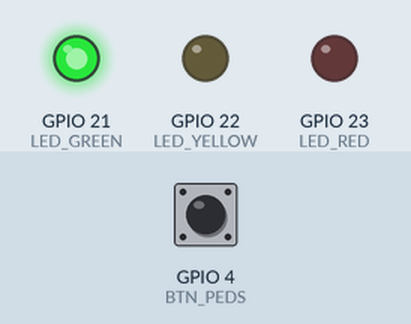
The sketch below on a simulated ESP32. Shown: output pins drawn as LEDs (lit = HIGH). The test bench sets the inputs (shaded band); at power-on: GPIO 4 (BTN_PEDS) LOW.

Above: at 1.2 s.
1.3 s: GPIO 4 (BTN_PEDS) pulled HIGH for 0.15 s
At 2.2 s:
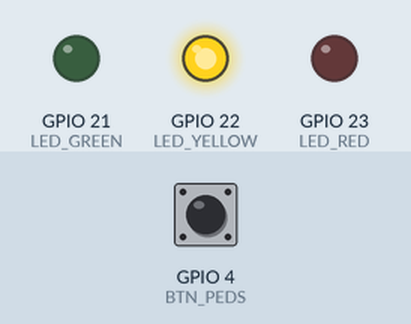
At 4.9 s:
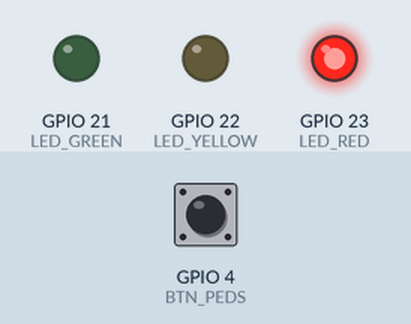
Timing chart, 0 to 10.4 s (numbered marks = the images above; inputs shaded):
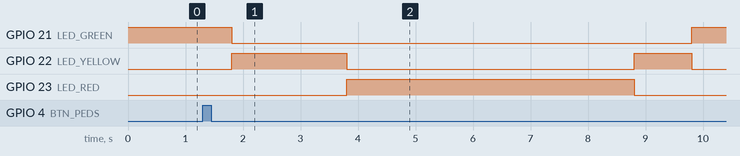

The sketch:

SmartTrafficLight.ino
```cpp
// ESP32 Pin Definitions
const int LED_RED    = 23;
const int LED_YELLOW = 22;
const int LED_GREEN  = 21;
const int BTN_PEDS   = 4;

void setup() {
  pinMode(LED_RED, OUTPUT);
  pinMode(LED_YELLOW, OUTPUT);
  pinMode(LED_GREEN, OUTPUT);
  pinMode(BTN_PEDS, INPUT);
}

void loop() {
  // Default State: Green light for vehicles
  digitalWrite(LED_GREEN, HIGH);
  digitalWrite(LED_YELLOW, LOW);
  digitalWrite(LED_RED, LOW);

  // Check if pedestrian button is pressed
  if (digitalRead(BTN_PEDS) == HIGH) {
    delay(500); // Debounce delay

    // Switch to Yellow
    digitalWrite(LED_GREEN, LOW);
    digitalWrite(LED_YELLOW, HIGH);
    delay(2000);

    // Switch to Red (Pedestrians can cross)
    digitalWrite(LED_YELLOW, LOW);
    digitalWrite(LED_RED, HIGH);
    delay(5000);

    // Transition back to Green
    digitalWrite(LED_YELLOW, HIGH);
    digitalWrite(LED_RED, LOW);
    delay(1000);
  }
}
```

Measured:
- after the input at 1.3 s, GPIO 21 (LED_GREEN): HIGH → LOW after 0.50 s, → HIGH 8.0 s later; GPIO 22 (LED_YELLOW): LOW → HIGH after 0.50 s, → LOW 2.0 s later, → HIGH 5.0 s later, → LOW 1.0 s later; GPIO 23 (LED_RED): LOW → HIGH after 2.5 s, → LOW 5.0 s later
